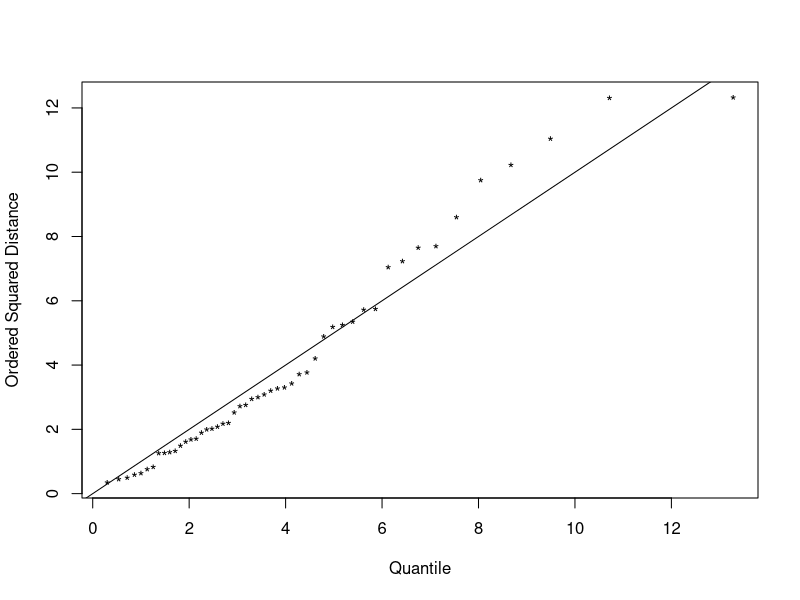

Source code (R):
data(iris)  
      setosa = iris[1:50, 1:4] # Iris data only for setosa
   # versicolor = iris[51:100, 1:4] # Iris data only for versicolor
   # virginica = iris[101:150, 1:4] # Iris data only for virginica 

# Chi-squre Plot for Checking MVN
     x= setosa  
     n=dim(x)[[1]]
     p=dim(x)[[2]]
     S=cov(x)
     xbar=colMeans(x)
     m=mahalanobis(x, xbar, S)
     m=sort(m)
     id=seq(1, n)
     pt=(id-0.5)/n
     q=qchisq(pt, p)
     plot(q, m, pch="*", xlab="Quantile", ylab="Ordered Squared Distance")
     abline(0, 1)
# Correlation Coefficient Test for Normailty
     rq=cor(cbind(q, m))[1,2]
     rq

